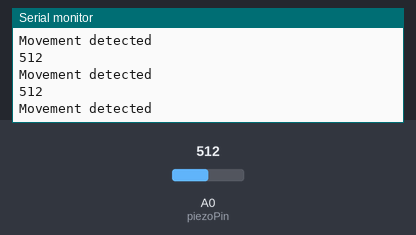
A sketch run on a simulated Arduino Uno, built with avr-gcc and run on an emulated ATmega328P. Shown: the last lines printed to the serial monitor. The test bench sets the inputs (shaded band); at power-on: A0 (piezoPin) = 512.

Above: at 4.2 s.
4.3 s: A0 (piezoPin) set to 982
At 4.8 s:
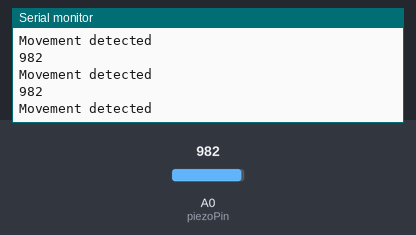
5.8 s: A0 (piezoPin) set to 1011
At 6.8 s:
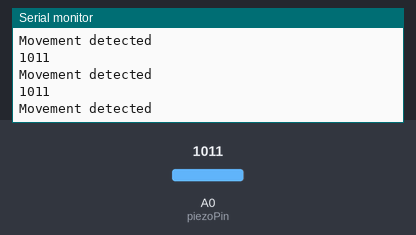
Timing chart, 0 to 8.8 s (numbered marks = the images above; inputs shaded):
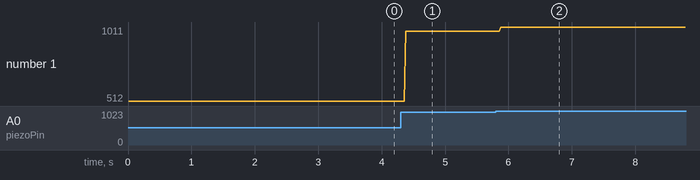

The sketch:

piezo_trigger.ino
```cpp
const byte piezoPin = A0;
int rawValue; // raw A/D readings
int piezoValue; // peak value
int finalValue; // smoothed final value

void setup() {
  analogReference(INTERNAL); // remove this line if too sensitive
  Serial.begin(9600);
}

void loop() {
  piezo();
  //other code
}

void piezo() {
  for (int x = 0; x < 100; x++) {
    rawValue = analogRead(piezoPin); // 100 A/D readings
    if (rawValue > piezoValue) {
      piezoValue = rawValue; // store peaks
    }
  }
  if (finalValue < piezoValue) { // fast attack
    finalValue = piezoValue;
  }
  else {
    finalValue = (finalValue + piezoValue) / 2; // smooth decay
  }
  piezoValue = 0; // reset
  if (finalValue >= 9) {
    Serial.println(finalValue); // print only if > 0
    Serial.println("Movement detected");
  }
}
```

Measured:
- after the input at 4.3 s, the serial monitor: prints a new line after 0.08 s (image 1)
- after the input at 5.8 s, the serial monitor: prints a new line after 0.08 s (image 2)
- plotted number 1: 512 → 982 after the input at 4.3 s, 982 → 1011 after the input at 5.8 s
